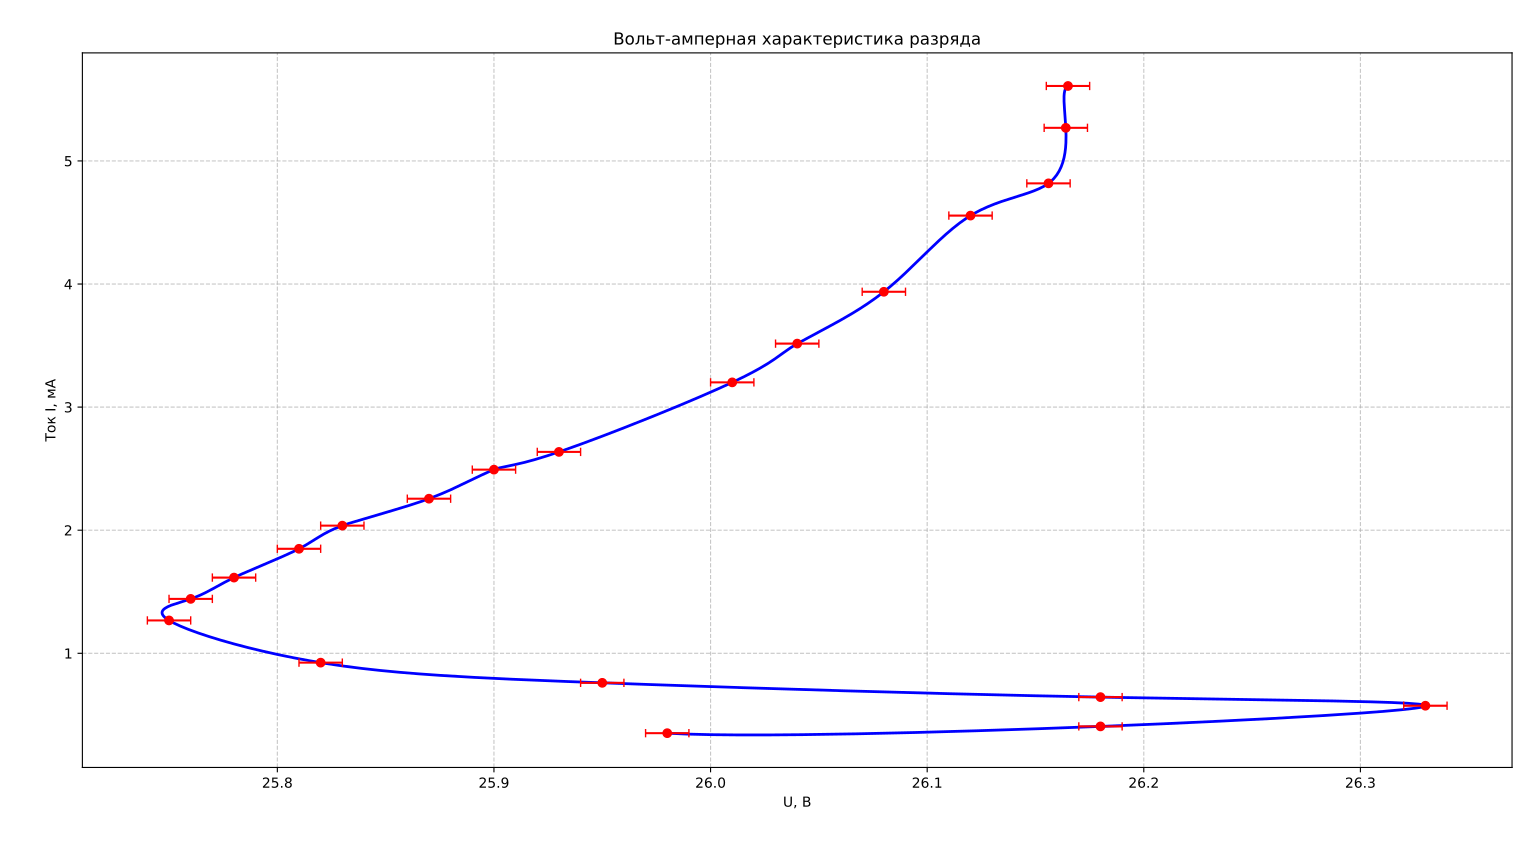

Source code (Python):
import matplotlib.pyplot as plt
import numpy as np
from scipy.interpolate import CubicSpline

# Данные
data = """
26,165	5,609
26,164	5,269
26,156	4,818
26,12	4,556
26,08	3,937
26,04	3,516
26,01	3,201
25,93	2,636
25,9	2,492
25,87	2,256
25,83	2,037
25,81	1,849
25,78	1,615
25,76	1,442
25,75	1,267
25,82	0,924
25,95	0,76
26,18	0,644
26,33	0,574
26,18	0,406
25,98	0,351
"""

# Преобразование данных в числа (замена запятых на точки)
lines = data.strip().split('\n')
U = [float(line.split()[0].replace(',', '.')) for line in lines]
I = [float(line.split()[1].replace(',', '.')) for line in lines]

# Параметрическая интерполяция - используем индекс точки как параметр
t = np.arange(len(U))  # параметр - порядковый номер точки

# Создаем кубические сплайны для U(t) и I(t)
cs_U = CubicSpline(t, U)
cs_I = CubicSpline(t, I)

# Генерация точек для плавной кривой
t_smooth = np.linspace(0, len(U)-1, 500)
U_smooth = cs_U(t_smooth)
I_smooth = cs_I(t_smooth)

# Погрешности
delta_U = 0.01  # В
delta_I = 0.005  # мА

# Построение графика
plt.figure(figsize=(10, 6))
plt.plot(U_smooth, I_smooth, 'b-', label='Сглаженная кривая', linewidth=2)
plt.errorbar(U, I, xerr=delta_U, yerr=delta_I, fmt='ro', markersize=6, 
             capsize=3, capthick=1, label='Экспериментальные точки')
plt.xlabel('U, В')
plt.ylabel('Ток I, мА')
plt.title('Вольт-амперная характеристика разряда')
# plt.legend()
plt.grid(True, linestyle='--', alpha=0.7)
plt.tight_layout()
plt.show()
